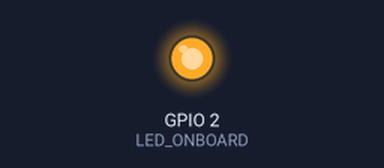
Bench run of a sketch on a simulated ESP32. Parts: output pins drawn as LEDs (lit = HIGH). What the sketch prints to the serial monitor is not drawn.

Above: at 1.0 s.
At 3.0 s:
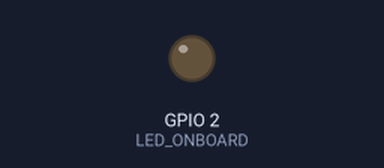
Timing chart, 0 to 5.2 s (numbered marks = the images above):
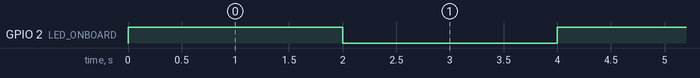

The sketch:

teste-esp32.ino
```cpp
// Já existe um LED Azul ligado ao pino 2
#define LED_ONBOARD 2


void setup() {
  // put your setup code here, to run once:
  // BAUD RATE ESP32 = 115200
  Serial.begin(115200);
  Serial.println("2TDSPK - 2025");
  pinMode(LED_ONBOARD, OUTPUT);

}

void loop() {
  // HIGH (ESP32): 3.3V ---> NO ARDUINO ERA 5V
  digitalWrite(LED_ONBOARD, HIGH);
  delay(2000);
  digitalWrite(LED_ONBOARD, LOW);
  delay(2000);
}
```

Measured:
- by itself, GPIO 2 (LED_ONBOARD): alternates HIGH for 2.0 s and LOW for 2.0 s
